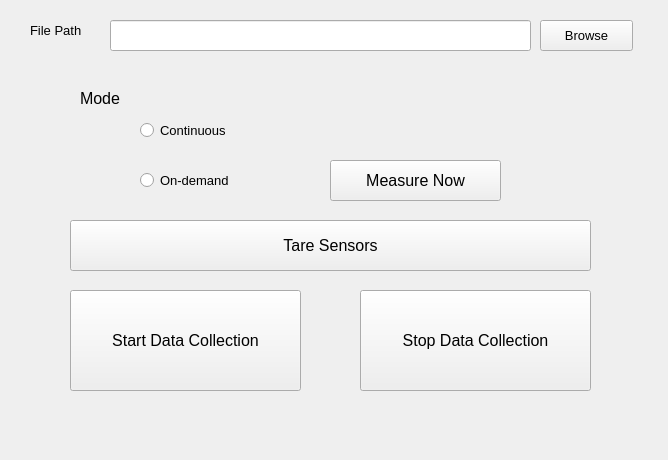
<?xml version="1.0" encoding="UTF-8"?>
<ui version="4.0">
 <class>MainWindow</class>
 <widget class="QMainWindow" name="MainWindow">
  <property name="geometry">
   <rect>
    <x>0</x>
    <y>0</y>
    <width>668</width>
    <height>460</height>
   </rect>
  </property>
  <property name="windowTitle">
   <string>MainWindow</string>
  </property>
  <widget class="QWidget" name="centralwidget">
   <widget class="QPushButton" name="measure_btn">
    <property name="geometry">
     <rect>
      <x>330</x>
      <y>160</y>
      <width>171</width>
      <height>41</height>
     </rect>
    </property>
    <property name="font">
     <font>
      <pointsize>12</pointsize>
     </font>
    </property>
    <property name="text">
     <string>Measure Now</string>
    </property>
   </widget>
   <widget class="QPushButton" name="start_btn">
    <property name="geometry">
     <rect>
      <x>70</x>
      <y>290</y>
      <width>231</width>
      <height>101</height>
     </rect>
    </property>
    <property name="font">
     <font>
      <pointsize>12</pointsize>
     </font>
    </property>
    <property name="text">
     <string>Start Data Collection</string>
    </property>
   </widget>
   <widget class="QRadioButton" name="continuous_btn">
    <property name="geometry">
     <rect>
      <x>140</x>
      <y>120</y>
      <width>111</width>
      <height>20</height>
     </rect>
    </property>
    <property name="font">
     <font>
      <pointsize>10</pointsize>
     </font>
    </property>
    <property name="text">
     <string>Continuous</string>
    </property>
   </widget>
   <widget class="QPushButton" name="tare_btn">
    <property name="geometry">
     <rect>
      <x>70</x>
      <y>220</y>
      <width>521</width>
      <height>51</height>
     </rect>
    </property>
    <property name="font">
     <font>
      <pointsize>12</pointsize>
     </font>
    </property>
    <property name="text">
     <string>Tare Sensors</string>
    </property>
   </widget>
   <widget class="QLineEdit" name="line_edit">
    <property name="geometry">
     <rect>
      <x>110</x>
      <y>20</y>
      <width>421</width>
      <height>31</height>
     </rect>
    </property>
   </widget>
   <widget class="QRadioButton" name="ondemand_btn">
    <property name="geometry">
     <rect>
      <x>140</x>
      <y>170</y>
      <width>141</width>
      <height>20</height>
     </rect>
    </property>
    <property name="font">
     <font>
      <pointsize>10</pointsize>
     </font>
    </property>
    <property name="text">
     <string>On-demand</string>
    </property>
   </widget>
   <widget class="QLabel" name="mode_label">
    <property name="geometry">
     <rect>
      <x>80</x>
      <y>90</y>
      <width>55</width>
      <height>16</height>
     </rect>
    </property>
    <property name="font">
     <font>
      <pointsize>12</pointsize>
     </font>
    </property>
    <property name="text">
     <string>Mode</string>
    </property>
   </widget>
   <widget class="QLabel" name="time_label">
    <property name="geometry">
     <rect>
      <x>40</x>
      <y>420</y>
      <width>71</width>
      <height>21</height>
     </rect>
    </property>
    <property name="text">
     <string/>
    </property>
   </widget>
   <widget class="QPushButton" name="browse_btn">
    <property name="geometry">
     <rect>
      <x>540</x>
      <y>20</y>
      <width>93</width>
      <height>31</height>
     </rect>
    </property>
    <property name="font">
     <font>
      <pointsize>10</pointsize>
     </font>
    </property>
    <property name="text">
     <string>Browse</string>
    </property>
   </widget>
   <widget class="QPushButton" name="stop_btn">
    <property name="geometry">
     <rect>
      <x>360</x>
      <y>290</y>
      <width>231</width>
      <height>101</height>
     </rect>
    </property>
    <property name="font">
     <font>
      <pointsize>12</pointsize>
     </font>
    </property>
    <property name="text">
     <string>Stop Data Collection</string>
    </property>
   </widget>
   <widget class="QLabel" name="connection_label">
    <property name="geometry">
     <rect>
      <x>510</x>
      <y>420</y>
      <width>131</width>
      <height>21</height>
     </rect>
    </property>
    <property name="text">
     <string/>
    </property>
   </widget>
   <widget class="QLabel" name="file_path_label">
    <property name="geometry">
     <rect>
      <x>30</x>
      <y>20</y>
      <width>71</width>
      <height>20</height>
     </rect>
    </property>
    <property name="font">
     <font>
      <pointsize>10</pointsize>
     </font>
    </property>
    <property name="text">
     <string>File Path</string>
    </property>
   </widget>
  </widget>
 </widget>
 <resources/>
 <connections/>
</ui>
